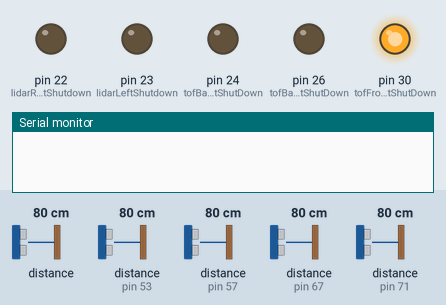
Recording of a sketch running on a simulated Arduino Mega 2560, built for the host (arithmetic inside an expression is 32-bit, double 64-bit). Parts: output pins drawn as LEDs (lit = HIGH), the last lines printed to the serial monitor. Inputs (shaded band) come from the test bench; at power-on: distance to the obstacle (sensors on pin 53, pin 57, pin 67, pin 71) 80 cm, distance to the obstacle 80 cm. Pins used as bus, display or sensor lines are not drawn.

Above: at 0.1 s.
At 1.6 s:
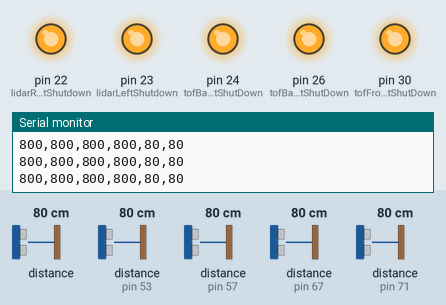
1.7 s: distance to the obstacle (sensor on pin 53) set to 250 cm
3.8 s: distance to the obstacle (sensor on pin 57) set to 250 cm
5.7 s: distance to the obstacle (sensor on pin 67) set to 250 cm
7.8 s: distance to the obstacle (sensor on pin 71) set to 250 cm
9.9 s: distance to the obstacle (sensor on pin 53) set to 2 cm
11.9 s: distance to the obstacle (sensor on pin 57) set to 2 cm
Timing chart, 0 to 14.9 s (numbered marks = the images above; inputs shaded):
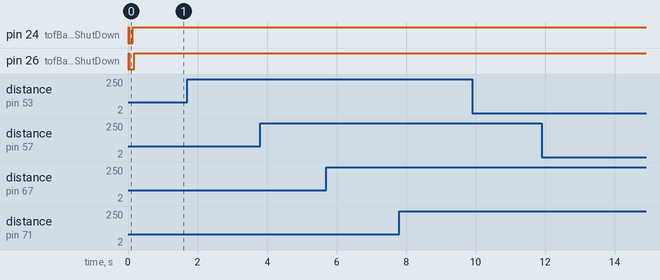

The sketch:

MegaPi_Sensors.ino
```cpp
// Created by Fletcher Easton
// Designed for Arduino Nano
// Reads data from four TOF sensors (using I2C)
// Reads data from two LIDAR sensors (using I2C)

#define DEBUG

#ifdef DEBUG
  #define DEBUG_PRINT(x) Serial.println(x);
#else
  #define DEBUG_PRINT(x)
#endif

#include <Arduino.h>
#include <Wire.h>
#include "Adafruit_VL53L0X.h"
#include <LIDARLite.h>

#define tofBackLeftShutDown 24
#define tofBackRightShutDown 26
#define tofFrontLeftShutDown 30
#define tofFrontRightShutDown 28

Adafruit_VL53L0X tofBackLeft = Adafruit_VL53L0X();
Adafruit_VL53L0X tofBackRight = Adafruit_VL53L0X();
Adafruit_VL53L0X tofFrontLeft = Adafruit_VL53L0X();
Adafruit_VL53L0X tofFrontRight = Adafruit_VL53L0X();

#define lidarLeftShutdown 23
#define lidarRightShutdown 22

LIDARLite lidarLeft;
LIDARLite lidarRight;

void setupTof()
{
    pinMode(tofFrontLeftShutDown, OUTPUT);
    pinMode(tofFrontRightShutDown, OUTPUT);
    pinMode(tofBackLeftShutDown, OUTPUT);
    pinMode(tofBackRightShutDown, OUTPUT);

    delay(10);

    digitalWrite(tofFrontLeftShutDown, LOW);
    digitalWrite(tofFrontRightShutDown, LOW);
    digitalWrite(tofBackLeftShutDown, LOW);
    digitalWrite(tofBackRightShutDown, LOW);

    delay(10);

    digitalWrite(tofFrontLeftShutDown, HIGH);
    digitalWrite(tofFrontRightShutDown, HIGH);
    digitalWrite(tofBackLeftShutDown, HIGH);
    digitalWrite(tofBackRightShutDown, HIGH);

    delay(10);

    digitalWrite(tofFrontLeftShutDown, HIGH);
    digitalWrite(tofFrontRightShutDown, LOW);
    digitalWrite(tofBackLeftShutDown, LOW);
    digitalWrite(tofBackRightShutDown, LOW);

    tofFrontLeft.begin(0x35);

    delay(50);

    digitalWrite(tofFrontRightShutDown, HIGH);

    tofFrontRight.begin(0x39);

    delay(50);

    digitalWrite(tofBackLeftShutDown, HIGH);

    tofBackLeft.begin(0x43);

    delay(50);

    digitalWrite(tofBackRightShutDown, HIGH);

    tofBackRight.begin(0x47);

    delay(100);

}

void setupLidar()
{
    pinMode(lidarLeftShutdown, OUTPUT);
    pinMode(lidarRightShutdown, OUTPUT);

    delay(10);

    digitalWrite(lidarLeftShutdown, LOW);
    digitalWrite(lidarRightShutdown, LOW);

    delay(10);

    digitalWrite(lidarLeftShutdown, HIGH);

    lidarLeft.begin(4, true);

    lidarLeft.setI2Caddr(0x66, 1, 0x62);

    delay(50);

    digitalWrite(lidarRightShutdown, HIGH);

    lidarRight.begin(4, true);

    lidarRight.setI2Caddr(0x64, 1, 0x62);

    delay(50);
}

void printI2Cdevices()
{
    // Print available devices over i2c.
    byte count = 0;

    for (byte i = 1; i < 120; i++)
    {

        Wire.beginTransmission(i);
        if (Wire.endTransmission() == 0)
        {
            Serial.print("Found address: ");
            Serial.print(i, DEC);
            Serial.print(" (0x");
            Serial.print(i, HEX);
            Serial.println(")");
            count++;
            delay (1);
        }
    }

    Serial.println ("Done.");
    Serial.print ("Found ");
    Serial.print (count, DEC);
    Serial.println (" device(s).");
}

void setup()
{
    Serial.begin(57600);

    Wire.begin();

    setupTof();

    setupLidar();

    printI2Cdevices();
}

void loop()
{
    Serial.println(getTofData() + getLidarData());
}

String getLidarData()
{
    String lidarData = "";

    lidarData = lidarData + String(lidarLeft.distance(true, 0x66));

    delay(10);

    lidarData = lidarData + ",";

    lidarData = lidarData + String(lidarRight.distance(true, 0x64));

    delay(10);

    return(lidarData);
}

String getTofData()
{
    String tofData = "";
    VL53L0X_RangingMeasurementData_t measure;

    tofBackLeft.rangingTest(&measure);

    delay(10);

    if (measure.RangeStatus != 4 && measure.RangeMilliMeter != 0 && measure.RangeMilliMeter != 8191)
    {
        tofData = tofData + String(measure.RangeMilliMeter);
    }
    else
    {
        tofData = tofData + "???";
    }

    tofData = tofData + ",";

    tofBackRight.rangingTest(&measure);

    delay(10);

    if (measure.RangeStatus != 4 && measure.RangeMilliMeter != 0 && measure.RangeMilliMeter != 8191)
    {
      tofData = tofData + String(measure.RangeMilliMeter);
    }
    else
    {
        tofData = tofData + "???";
    }

    tofData = tofData + ",";

    tofFrontLeft.rangingTest(&measure);

    delay(10);

    if (measure.RangeStatus != 4 && measure.RangeMilliMeter != 0 && measure.RangeMilliMeter != 8191)
    {
        tofData = tofData + String(measure.RangeMilliMeter);
    }
    else
    {
        tofData = tofData + "???";
    }

    tofData = tofData + ",";

    tofFrontRight.rangingTest(&measure);

    delay(10);

    if (measure.RangeStatus != 4 && measure.RangeMilliMeter != 0 && measure.RangeMilliMeter != 8191)
    {
        tofData = tofData + String(measure.RangeMilliMeter);
    }
    else
    {
        tofData = tofData + "???";
    }

    tofData = tofData + ",";

    return(tofData);
}
```
